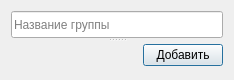
<?xml version="1.0" encoding="UTF-8"?>
<ui version="4.0">
 <class>AddGroupDialog</class>
 <widget class="QDialog" name="AddGroupDialog">
  <property name="geometry">
   <rect>
    <x>0</x>
    <y>0</y>
    <width>234</width>
    <height>80</height>
   </rect>
  </property>
  <property name="windowTitle">
   <string>Dialog</string>
  </property>
  <layout class="QGridLayout" name="gridLayout">
   <item row="0" column="0">
    <widget class="QSplitter" name="splitter">
     <property name="orientation">
      <enum>Qt::Vertical</enum>
     </property>
     <widget class="QLineEdit" name="groupLine">
      <property name="placeholderText">
       <string>Название группы</string>
      </property>
     </widget>
     <widget class="QWidget" name="layoutWidget">
      <layout class="QHBoxLayout" name="horizontalLayout">
       <item>
        <spacer name="horizontalSpacer">
         <property name="orientation">
          <enum>Qt::Horizontal</enum>
         </property>
         <property name="sizeHint" stdset="0">
          <size>
           <width>58</width>
           <height>19</height>
          </size>
         </property>
        </spacer>
       </item>
       <item>
        <widget class="QPushButton" name="addGroupButton">
         <property name="text">
          <string>Добавить</string>
         </property>
        </widget>
       </item>
      </layout>
     </widget>
    </widget>
   </item>
  </layout>
 </widget>
 <resources/>
 <connections/>
</ui>
